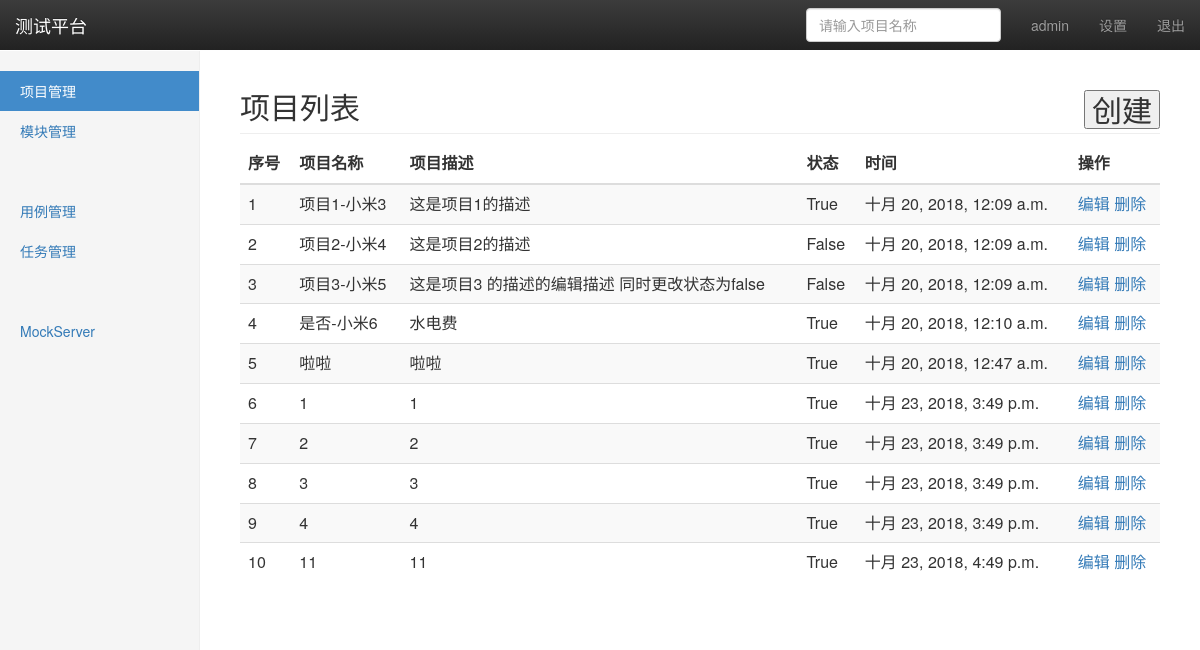
Before: /manage/project/ (signed in) with the older database file.
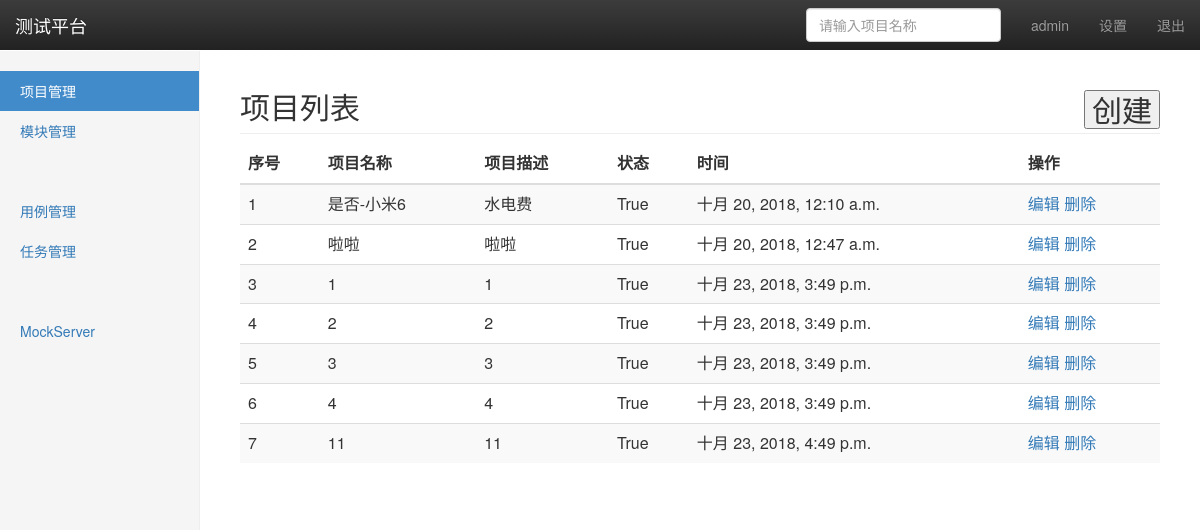
After: the same page with the newer database file.
### project_app/models.py (models this page shows, shortened)
class project(models.Model):
	name = models.CharField('项目名称',max_length=50,blank=False,default='')
	description = models.TextField('项目描述',default='')
	status = models.BooleanField('状态',default=True)
	create_time = models.DateTimeField('创建时间',auto_now=True)

### project_app/views/project_views.py (the view)
# urls.py: path('project/', project_views.project_manage),
@login_required
def project_manage(requests):
	username = requests.session.get('user','')
	project_all = project.objects.all()
	return render(requests,'project.html',{'user':username,'projects':project_all,'type':'list'})

### templates/project.html (shortened to what this page needs)
{% extends  'base.html' %}
{% block content %}
    <nav class="navbar navbar-inverse navbar-fixed-top">
      <div class="container-fluid">
        <div class="navbar-header">
          <a class="navbar-brand" href="#">测试平台</a>
        </div>
        <div id="navbar" class="navbar-collapse collapse">
          <ul class="nav navbar-nav navbar-right">
            <li><a href="#"> {{ user }}</a></li>
            <li><a href="#">设置</a></li>
            <li><a href="/logout/">退出</a></li>
          </ul>
          <form class="navbar-form navbar-right">
            <input type="text" class="form-control" placeholder="请输入项目名称">
          </form>
        </div>
      </div>
    </nav>
    <div class="container-fluid">
      <div class="row">
        <div class="col-sm-3 col-md-2 sidebar">
          <ul class="nav nav-sidebar">
            <li class="active"><a href="/manage/project/">项目管理</a></li>
            <li><a href="/manage/module/">模块管理</a></li>
            <li><a href="#"></a></li>
          </ul>
          <ul class="nav nav-sidebar">
            <li><a href="">用例管理</a></li>
            <li><a href="">任务管理</a></li>
          </ul>
          <ul class="nav nav-sidebar">
            <li><a href=""></a></li>
            <li><a href="">MockServer</a></li>
          </ul>
        </div>
    {% if type == 'list' %}
    <div class="col-sm-2 col-sm-offset-2 col-md-10 col-md-offset-2 main">
        <h2 class="sub-header">项目列表
          <button  type='button' style='float:right' onclick="window.location.href='add/'">创建</button>
        </h2>
          <div class="table-responsive">
            <table id='prlist'  class="table table-striped">
              <thead>
                <tr>
                  <th>序号</th>
                  <th>项目名称</th>
                  <th>项目描述</th>
                  <th>状态</th>
                  <th>时间</th>
                  <th>操作</th>
                </tr>
              </thead>
              <tbody>
                {% for project in projects %}
                <tr>
                  <td>{{ forloop.counter }}</td>
                  <td>{{ project.name }}</td>
                  <td>{{ project.description }}</td>
                  <td>{{ project.status }}</td>
                  <td>{{ project.create_time}}</td>
                  <td>
                    <a href="edit/{{ project.id }}/">编辑</a>
                    <a href="del/{{ project.id }}/">删除</a>
                  </td>
                </tr>
                {% endfor %}
              </tbody>
            </table>
          </div>
        </div>
      </div>
    </div>
    {% endif %}
{% endblock %}

### templates/base.html (shortened to what this page needs)
<html>
<head>
 	{% load static %}
  	<link rel="stylesheet" type="text/css" href="{% static 'css/bootstrap.min.css'%}">
  	<link rel="stylesheet" type="text/css" href="{% static 'css/bootstrap-theme.min.css'%}">
  	<link rel="stylesheet" type="text/css" href="{% static 'js/bootstrap.min.js' %}"> <link rel="stylesheet" type="text/css" href="{% static 'css/dashboard.css'%}">
</head>
<body>
	{% block content %}
	{% endblock %}
</body>
</html>

### static/css/dashboard.css (style rules this page uses)
body { padding-top: 50px; }
.sub-header { padding-bottom: 10px; border-bottom: 1px solid #eee; }
.navbar-fixed-top { border: 0; }
.sidebar { display: none; }
@media (min-width: 768px) { .sidebar { position: fixed; top: 51px; bottom: 0; left: 0; z-index: 1000; display: block; padding: 20px; overflow-x: hidden; overflow-y: auto; background-color: #f5f5f5; border-right: 1px solid #eee; } }
.nav-sidebar { margin-right: -21px; margin-bottom: 20px; margin-left: -20px; }
.nav-sidebar > li > a { padding-right: 20px; padding-left: 20px; }
.nav-sidebar > .active > a, .nav-sidebar > .active > a:hover, .nav-sidebar > .active > a:focus { color: #fff; background-color: #428bca; }
.main { padding: 20px; }
@media (min-width: 768px) { .main { padding-right: 40px; padding-left: 40px; } }

Changed rows visible on the page:
removed project: name "项目1-小米3", description "这是项目1的描述", status "True", create_time "十月 20, 2018, 12:09 a.m."
removed project: name "项目2-小米4", description "这是项目2的描述", status "False", create_time "十月 20, 2018, 12:09 a.m."
removed project: name "项目3-小米5", description "这是项目3 的描述的编辑描述 同时更改状态为false", status "False", create_time "十月 20, 2018, 12:09 a.m."
